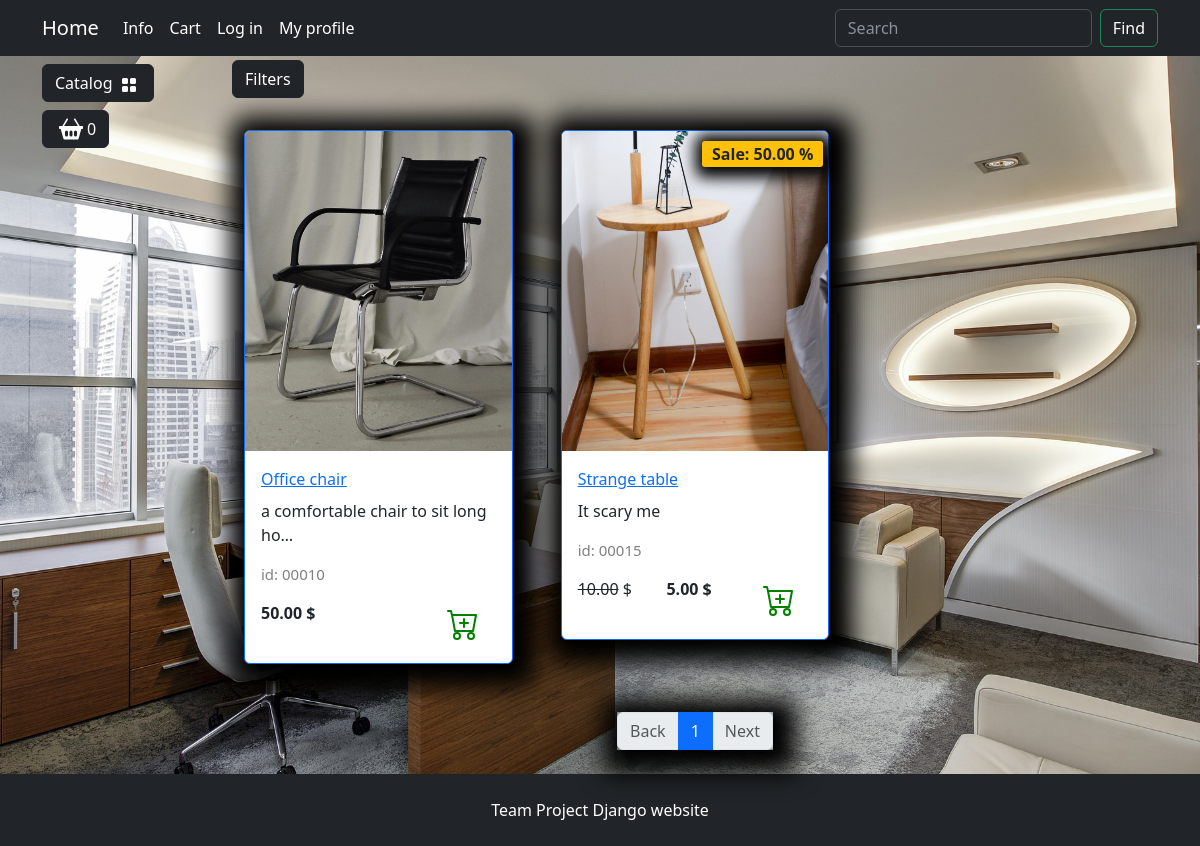
The page /catalog/office/ on the database its author committed.
### goods/models.py (models this page shows, shortened)
class Products(models.Model):
    name = models.CharField(max_length=150, unique=True, verbose_name='Название')
    slug = models.SlugField(max_length=200, unique=True, blank=True, null=True, verbose_name='URL')
    description = models.TextField(blank=True, null=True, verbose_name='Discription')
    image = models.ImageField(upload_to='goods_images', blank=True, null=True, verbose_name='Image')
    price = models.DecimalField(default=0.00, max_digits=7, decimal_places=2, verbose_name='Price')
    discount = models.DecimalField(default=0.00, max_digits=4, decimal_places=2, verbose_name='Sale in %')
    quantity = models.PositiveIntegerField(default=0, verbose_name='Discount')
    category = models.ForeignKey(to=Categories, on_delete=models.CASCADE, verbose_name='Category')
    class Meta:
        db_table = 'product'
        verbose_name = 'Product'
        verbose_name_plural = 'Product'
        ordering = ("id",)
    def display_id(self):
        return f"{self.id:05}"
    def sell_price(self):
        if self.discount:
            return round(self.price - self.price*self.discount/100, 2)
        return self.price

### goods/views.py (the view)
# urls.py: path('catalog/', include('goods.urls', namespace='catalog')),
def catalog(request, category_slug=None):
    page = request.GET.get('page', 1)
    on_sale = request.GET.get('on_sale', None)
    order_by = request.GET.get('order_by', None)
    query = request.GET.get('q', None)
    if category_slug == "all":
        goods = Products.objects.all()
    elif query:
        goods = q_search(query)
    else:
        goods = get_list_or_404(Products.objects.filter(category__slug=category_slug))
    if on_sale:
        goods = goods.filter(discount__gt=0)
    if order_by and order_by != "default":
        goods = goods.order_by(order_by)
    paginator = Paginator(goods, 3)
    current_page = paginator.page(int(page))
    context = {
        "title": "Home - Catalog",
        "goods": current_page,
        "slug_url": category_slug
    }
    return render(request, "goods/catalog.html", context)

### goods/templatetags/goods_tags.py (called while the page is built)
@register.simple_tag()
def tag_categories():
    return Categories.objects.all()

@register.simple_tag(takes_context=True)
def change_params(context, **kwargs):
    query = context['request'].GET.dict()
    query.update(kwargs)
    return urlencode(query)

### goods/templates/goods/catalog.html (shortened to what this page needs)
{% extends "base.html" %}
{% load static %}
{% load goods_tags %}
{% block content %}
<div class="row">
    <div class="dropdown mb-2">
        <button class="btn btn-secondary dropdown-toggle btn-dark" type="button" data-bs-toggle="dropdown"
            aria-expanded="false">
            Filters
        </button>
    </div>
    {% for product in goods %}
        <div class="col-lg-4 col-md-6 p-4">
            <div class="card border-primary rounded custom-shadow">
                {% if product.image %}
                    <img src="{{ product.image.url }}" class="card-img-top" alt="{{ product.name }}">
                {% else %}
                    <img src="{% static "deps/images/Not found image.png" %}" class="card-img-top" alt="...">
                {% endif %}
                <div class="card-body">
                    <a href="{% url "catalog:product" product.slug %}">
                        <p class="card-title">{{ product.name }}</p>
                    </a>
                    <p class="card-text">{{ product.description|truncatechars:35 }}</p>
                    <p class="product_id">id: {{ product.display_id }}</p>
                    <div class="d-flex justify-content-between">
                        {% if product.discount %}
                            <p><s>{{product.price}}</s> $</p>
                            <p><strong>{{ product.sell_price }} $</strong></p>
                            <span class="badge bg-warning text-dark">Sale: {{ product.discount }} %</span>
                        {% else %}
                            <p><strong>{{ product.price }} $</strong></p>
                        {% endif %}
                        <a href="#" class="btn add-to-cart">
                            <img class="mx-1" src="{% static "deps/icons/cart-plus.svg" %}" alt="Catalog Icon"
                                width="32" height="32">
                        </a>
                    </div>
                </div>
            </div>
        </div>
    {% endfor %}
</div>
{% if goods %}
    <nav aria-label="Page navigation example">
        <ul class="pagination justify-content-center my-4">
            <div class="custom-shadow d-flex">
                <li class="page-item {% if not goods.has_previous %}disabled{% endif %}">
                <a class="page-link" href="{% if goods.has_previous %}?{% change_params page=goods.previous_page_number %}{% else %}#{% endif %}">Back</a>
                </li>
                {% for page in goods.paginator.page_range %}
                {% if page >= goods.number|add:-2 and page <= goods.number|add:2 %}
                    <li class="page-item {% if goods.number == page %} active {% endif %}">
                        <a class="page-link" href="?{% change_params page=page %}">{{ page }}</a>
                    </li>
                {% endif %}
                {% endfor %}
                <li class="page-item {% if not goods.has_next %}disabled{% endif %}">
                    <a class="page-link" href="{% if goods.has_next %}?{% change_params page=goods.next_page_number %}{% else %}#{% endif %}">Next</a>
                </li>
            </div>
        </ul>
    </nav>
{% endif %}
{% endblock  %}
{% block footer %}
<footer class="py-4 bg-dark">
    <div class="container">
        <p class="m-0 text-center text-white">Team Project Django website </p>
    </div>
</footer>
{% endblock  %}

### static/deps/css/my_css.css (style rules this page uses)
body { background-image: url("../images/bg-image.jpg"); background-repeat: no-repeat; background-attachment: fixed; background-position: center center; background-size: cover; height: 100%; }
.dropdown-toggle::after { content: none; }
.custom-shadow { box-shadow: 5px 5px 25px 19px #000000; }
.product_id { color: gray; font-size: 15px; }
.badge.bg-warning.text-dark { position: absolute; top: 10px; right: 5px; z-index: 1; padding: 5px 10px; border-radius: 3px; font-size: 1rem; box-shadow: 2px 2px 15px 9px #000000; }

### rows shown on the page
Products: image (picture), name "Office chair", description "a comfortable chair to sit long ho…", display_id "00010", price "50.00"
Products: image (picture), name "Strange table", description "It scary me", display_id "00015", price "10.00", sell_price "5.00", discount "50.00"

### other values the page prints
{{ page }} "1"
